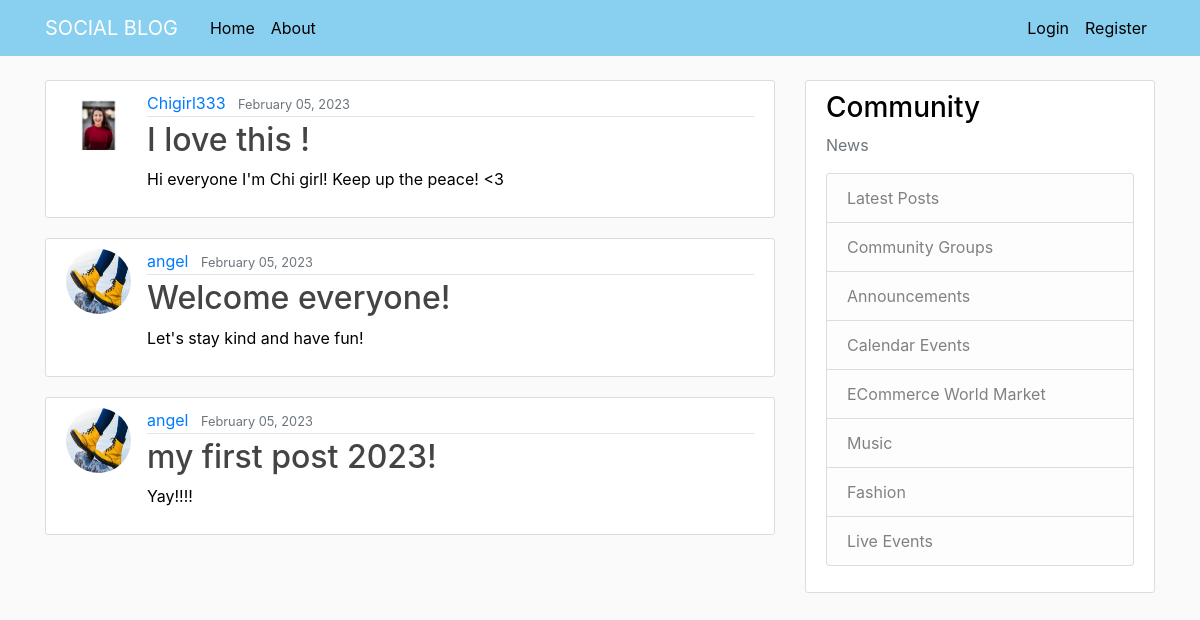
The page / on the database its author committed.
### blog/models.py (models this page shows, shortened)
class Post(models.Model):
    title = models.CharField(max_length=107)
    content = models.TextField()
    date_posted = models.DateTimeField(default=timezone.now)
    author = models.ForeignKey(User, on_delete=models.CASCADE)

### users/models.py (models this page shows, shortened)
class Profile(models.Model):
    user = models.OneToOneField(User, on_delete=models.CASCADE)
    image = models.ImageField(default='default.jpg', upload_to='profile_pics')

### blog/views.py (the view)
# urls.py: path('', PostListView.as_view(), name='blog-home'),
class PostListView(ListView):
    model = Post
    template_name = 'blog/home.html'  # <app>/<model>_<viewtype>.html
    context_object_name = 'posts'
    ordering = ['-date_posted']
    paginate_by = 10

### blog/templates/blog/home.html (shortened to what this page needs)
{% extends "blog/base.html" %}
{% block content %}
    {% for post in posts %}
        <article class="media content-section">
          <img class="rounded-circle article-img" src="{{ post.author.profile.image.url }}">
          <div class="media-body">
            <div class="article-metadata">
              <a class="mr-2" href="{% url 'user-posts' post.author.username %}">{{ post.author }}</a>
              <small class="text-muted">{{ post.date_posted|date:"F d, Y" }}</small>
            </div>
            <h2><a class="article-title" href="{% url 'post-detail' post.id %}">{{ post.title }}</a></h2>
            <p class="article-content">{{ post.content }}</p>
          </div>
        </article>
    {% endfor %}
{% endblock content %}

### blog/templates/blog/base.html (shortened to what this page needs)
{% load static %}
<!DOCTYPE html>
<html>
<head>
    <link rel="stylesheet" href="https://maxcdn.bootstrapcdn.com/bootstrap/4.0.0/css/bootstrap.min.css">
    <link rel="stylesheet" type="text/css" href="{% static 'blog/main.css' %}">
</head>
<body>
    <header class="site-header">
      <nav class="navbar navbar-expand-md navbar-dark bg-steel fixed-top">
        <div class="container">
          <a class="navbar-brand mr-4" href="{% url 'blog-home' %}">SOCIAL BLOG</a>
          <div class="collapse navbar-collapse" id="navbarToggle">
            <div class="navbar-nav mr-auto">
              <a class="nav-item nav-link" href="{% url 'blog-home' %}">Home</a>
              <a class="nav-item nav-link" href="{% url 'blog-about' %}">About</a>
            </div>
            <div class="navbar-nav">
              {% if user.is_authenticated %}
                <a class="nav-item nav-link" href="{% url 'post-create' %}">New Post</a>
                <a class="nav-item nav-link" href="{% url 'profile' %}">Profile</a>
                <a class="nav-item nav-link" href="{% url 'logout' %}">Logout</a>
              {% else %}
                <a class="nav-item nav-link" href="{% url 'login' %}">Login</a>
                <a class="nav-item nav-link" href="{% url 'register' %}">Register</a>
              {% endif %}
            </div>
          </div>
        </div>
      </nav>
    </header>
    <main role="main" class="container">
      <div class="row">
        <div class="col-md-8">
          {% block content %}{% endblock %}
        </div>
        <div class="col-md-4">
          <div class="content-section">
            <h3>Community</h3>
            <p class='text-muted'> News
              <ul class="list-group">
                  <li class="list-group-item list-group-item-light">Latest Posts</li>
                  <li class="list-group-item list-group-item-light">Community Groups</li>
                  <li class="list-group-item list-group-item-light">Announcements</li>
                  <li class="list-group-item list-group-item-light">Calendar Events</li>
                  <li class="list-group-item list-group-item-light">ECommerce World Market</li>
                  <li class="list-group-item list-group-item-light">Music</li>
                  <li class="list-group-item list-group-item-light">Fashion</li>
                  <li class="list-group-item list-group-item-light">Live Events</li>
              </ul>
            </p>
          </div>
        </div>
      </div>
    </main>
</body>

### blog/static/blog/main.css (style rules this page uses)
body { background: #fafafa; color: #000000; margin-top: 5rem; }
h1, h2, h3, h4, h5, h6 { color: #000000; }
ul { margin: 0; }
.bg-steel { background-color: #89CFF0; }
.site-header .navbar-nav .nav-link { color: #000000; }
.content-section { background: #ffffff; padding: 10px 20px; border: 1px solid #dddddd; border-radius: 3px; margin-bottom: 20px; }
.article-title { color: #444444; }
.article-content { white-space: pre-line; }
.article-img { height: 65px; width: 65px; margin-right: 16px; }
.article-metadata { padding-bottom: 1px; margin-bottom: 4px; border-bottom: 1px solid #e3e3e3 }

### rows shown on the page
Post: author.profile.image (picture), author "Chigirl333", date_posted "February 05, 2023", title "I love this !", content "Hi everyone I'm Chi girl! Keep up the peace! <3"
Post: author.profile.image (picture), author "angel", date_posted "February 05, 2023", title "Welcome everyone!", content "Let's stay kind and have fun!"
Post: author.profile.image (picture), author "angel", date_posted "February 05, 2023", title "my first post 2023!", content "Yay!!!!"
